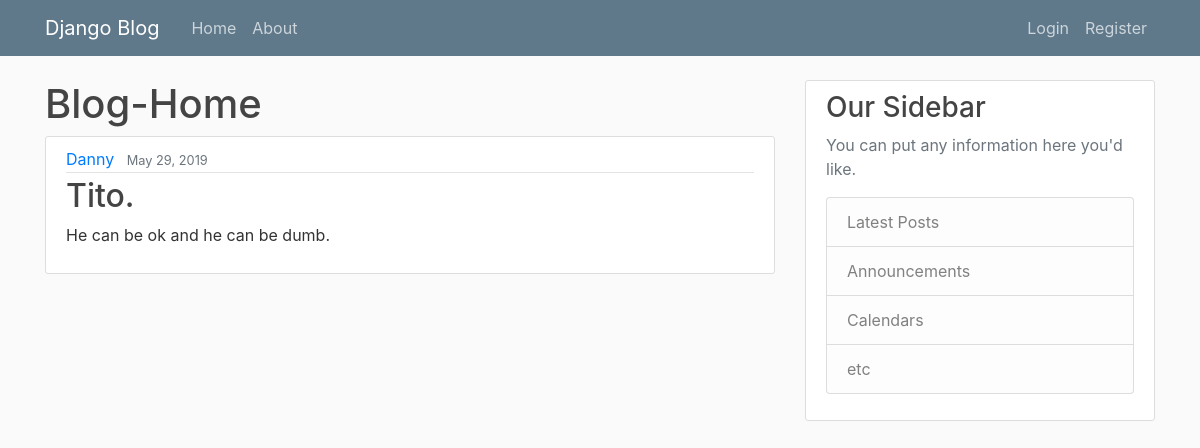
Screenshot of /blog/post/11/ with the database file from the repository.
### blog/models.py (models this page shows, shortened)
class Post(models.Model):
    title = models.CharField(max_length=100)
    content = models.TextField()
    date_posted = models.DateTimeField(default=timezone.now)
    author = models.ForeignKey(User, on_delete=models.CASCADE)

### blog/views.py (the view)
# urls.py: path('post/<int:pk>/', PostDetailView.as_view(), name='Post-Detail'),
class PostDetailView(DetailView):
    model = Post

### blog/templates/blog/post_detail.html (shortened to what this page needs)
{% extends "blog/base.html" %}
{% block content %}
<h1>Blog-Home</h1>
<article class="media content-section">
    <div class="media-body">
        <div class="article-metadata">
            <a class="mr-2" href="#">{{ object.author }}</a>
            <small class="text-muted">{{ object.date_posted|date:"F d, Y" }}</small>
        </div>
        <h2 class="article-title">{{ object.title }}</h2>
        <p class="article-content">{{ object.content }}</p>
    </div>
</article>
{% endblock %}

### blog/static/blog/main.css (style rules this page uses)
body { background: #fafafa; color: #333333; margin-top: 5rem; }
h1, h2, h3, h4, h5, h6 { color: #444444; }
.content-section { background: #ffffff; padding: 10px 20px; border: 1px solid #dddddd; border-radius: 3px; margin-bottom: 20px; }
.article-title { color: #444444; }
.article-content { white-space: pre-line; }
.article-metadata { padding-bottom: 1px; margin-bottom: 4px; border-bottom: 1px solid #e3e3e3 }

### rows the page displays
Post: author "Danny", date_posted "May 29, 2019", title "Tito.", content "He can be ok and he can be dumb."
